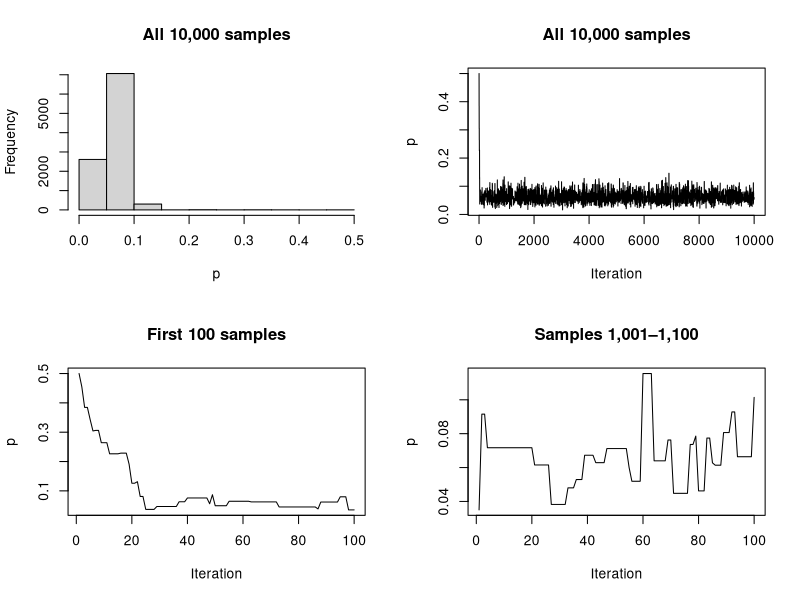
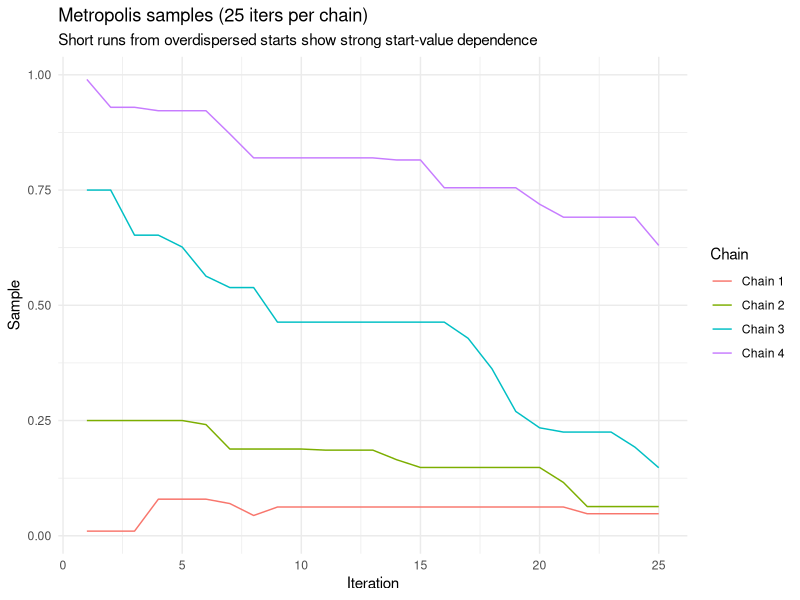
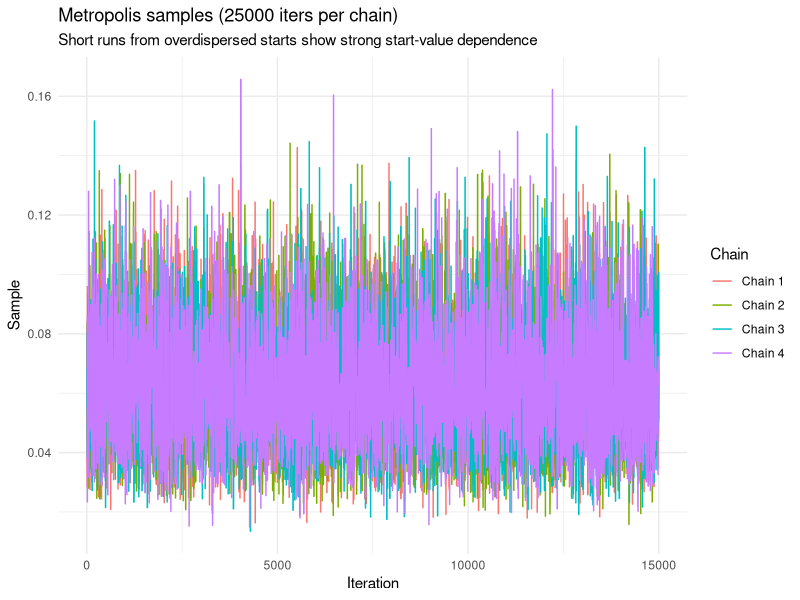

Reproduce these figures in R, in order. (Note: this script raises an error after producing the figures.)
# ---- setup ----

# nice printing
options(digits = 3)

# load packages
library(tidyverse)
library(posterior)
library(foreach)
library(doParallel)
library(scales)
library(prettyunits)

# ---- metropolis ----

# create function
metrop <- function(logf, theta_start, S = 10000, tau = 0.1, progress_bar = FALSE, ...) {
  # record start time
  start_time <- Sys.time()
  
  # initialize matrix of samples with starting values
  k <- length(theta_start)
  samples <- matrix(NA_real_, nrow = S, ncol = k)
  samples[1, ] <- theta_start
  n_accepted <- 0
  
  # optionally initialize progress bar
  if (progress_bar) {
    pb <- txtProgressBar(min = 0, max = S, style = 3)
  }
  
  # proceed with algorithm
  for (s in 2:S) {
    # extract current location
    current <- samples[s - 1, ]
    
    # generate symmetric random-walk proposal
    proposed_move <- runif(k, -tau, tau)
    proposal <- current + proposed_move 
    
    # acceptance step
    delta  <- logf(proposal, ...) - logf(current, ...)
    if (delta > 0) {
      accept <- TRUE
    } else {
      accept <- (log(runif(1)) <= delta)
    }
    
    # update samples
    if (accept) {
      samples[s, ] <- proposal
      n_accepted <- n_accepted + 1
    } else {
      samples[s, ] <- current
    }
    
    # update progress bar occasionally
    if (progress_bar && (s %% (S / 100) == 0 || s == S)) {
      setTxtProgressBar(pb, s)
    }
  }
  
  # close progress bar if used
  if (progress_bar) close(pb)
  
  # print summary report
  message(
    paste0(
      "💪 Successfully generated ", scales::comma(S), " dependent samples! 🎉\n\n",
      "✅ Accepted moves: ", scales::comma(n_accepted), "\n",
      "﹪ Acceptance rate: ", scales::percent(n_accepted / (S - 1), accuracy = 1),
      " (tune tau so that acceptance rate is about 20%-50%).\n",
      "⏰ Total time: ", prettyunits::pretty_dt(Sys.time() - start_time),  "\n",
      "🧠 Reminder: if a proposal is not accepted, the previous sample is reused. This makes the samples depending on starting values and each other. Discard initial samples, use R-hat to assess convergence, and use ESS to assess effective sample size."
    )
  )
  
  list(
    prop_accepted = n_accepted / (S - 1),
    samples = samples
  )
}

# ---- beta(11, 165) posterior -----

# log-posterior distribution
logf <- function(p) {
  ifelse(p <= 0 | p >= 1, -Inf, dbeta(p, 11, 165, log = TRUE))
}

# run metrop
m <- metrop(
  logf, 
  theta_start = 0.5, 
  S = 10000, 
  tau = 0.1, 
  progress_bar = TRUE)

# closed-form vs simulation mean
beta_mean_cf <- 11 / (11 + 165)
beta_mean_sim_all <- mean(m$samples)

# ---- plotting the samples ----

par(mfrow = c(2, 2))
hist(m$samples, main = "All 10,000 samples", xlab = "p")
plot(m$samples, type = "l", main = "All 10,000 samples", ylab = "p", xlab = "Iteration")
plot(m$samples[1:100], type = "l", main = "First 100 samples", ylab = "p", xlab = "Iteration")
plot(m$samples[1001:1100], type = "l", main = "Samples 1,001–1,100", ylab = "p", xlab = "Iteration")

# ---- burn-in ----

# discard early samples that depend on starting value
mean(m$samples[5001:10000, 1])

# ---- rhat; short run ----

# 25 iterations
m1 <- metrop(logf, theta_start = 0.01, S = 25)
m2 <- metrop(logf, theta_start = 0.25, S = 25)
m3 <- metrop(logf, theta_start = 0.75, S = 25)
m4 <- metrop(logf, theta_start = 0.99, S = 25)

# combine samples
matrix_of_chains <- cbind(
  m1$samples[, 1],
  m2$samples[, 1],
  m3$samples[, 1],
  m4$samples[, 1]
)

# compute R-hat
posterior::rhat(matrix_of_chains)

# plot chains
colnames(matrix_of_chains) <- paste("Chain", 1:ncol(matrix_of_chains))
gg_df <- matrix_of_chains |>
  as_tibble() |>
  mutate(Iteration = 1:n()) |>
  pivot_longer(cols = `Chain 1`:`Chain 4`, names_to = "Chain", values_to = "Sample") |>
  separate(Chain, into = c("tmp", "Chain Number"), remove = FALSE) |>
  mutate(`Chain Number` = as.numeric(`Chain Number`),
         Chain = reorder(Chain, `Chain Number`, ordered = TRUE))
ggplot(gg_df, aes(x = Iteration, y = Sample, group = Chain, color = Chain)) +
  geom_line() +
  labs(title = "Metropolis samples (25 iters per chain)",
       subtitle = "Short runs from overdispersed starts show strong start-value dependence") +
  theme_minimal()


# ---- rhat; long run ----

# 25k iterations
m1 <- metrop(logf, theta_start = 0.01, S = 25000)
m2 <- metrop(logf, theta_start = 0.25, S = 25000)
m3 <- metrop(logf, theta_start = 0.75, S = 25000)
m4 <- metrop(logf, theta_start = 0.99, S = 25000)

# combine samples
matrix_of_chains <- cbind(
  m1$samples[10001:25000, 1],
  m2$samples[10001:25000, 1],
  m3$samples[10001:25000, 1],
  m4$samples[10001:25000, 1]
)

# compute R-hat
posterior::rhat(matrix_of_chains)

# plot chains
colnames(matrix_of_chains) <- paste("Chain", 1:ncol(matrix_of_chains))
gg_df <- matrix_of_chains |>
  as_tibble() |>
  mutate(Iteration = 1:n()) |>
  pivot_longer(cols = `Chain 1`:`Chain 4`, names_to = "Chain", values_to = "Sample") |>
  separate(Chain, into = c("tmp", "Chain Number"), remove = FALSE) |>
  mutate(`Chain Number` = as.numeric(`Chain Number`),
         Chain = reorder(Chain, `Chain Number`, ordered = TRUE))
ggplot(gg_df, aes(x = Iteration, y = Sample, group = Chain, color = Chain)) +
  geom_line() +
  labs(title = "Metropolis samples (25000 iters per chain)",
       subtitle = "Short runs from overdispersed starts show strong start-value dependence") +
  theme_minimal()

# ---- parallel computation ----

# number of cores
parallel::detectCores(logical = FALSE)

# set up 10 cores
cl <- makeCluster(10)
registerDoParallel(cl)

# run 10 chains in parallel
starting_values <- seq(0.05, 0.95, length.out = 10)
matrix_of_chains <- foreach(s = starting_values, .combine = cbind) %dopar% {
  m <- metrop(logf, theta_start = s, S = 250)
  m$samples
}
stopCluster(cl)

# plot chains
colnames(matrix_of_chains) <- paste("Chain", 1:ncol(matrix_of_chains))
gg_df <- matrix_of_chains |>
  as_tibble() |>
  mutate(Iteration = 1:n()) |>
  pivot_longer(cols = `Chain 1`:`Chain 10`, names_to = "Chain", values_to = "Sample") |>
  separate(Chain, into = c("tmp", "Chain Number"), remove = FALSE) |>
  mutate(`Chain Number` = as.numeric(`Chain Number`),
         Chain = reorder(Chain, `Chain Number`, ordered = TRUE))
ggplot(gg_df, aes(x = Iteration, y = Sample, group = Chain, color = Chain)) +
  geom_line() +
  labs(title = "Metropolis samples (250 iters per chain)",
       subtitle = "Short runs from overdispersed starts show strong start-value dependence") +
  theme_minimal()

# ---- ess ----

dim(matrix_of_chains)  # rows = iterations, cols = chains
posterior::ess_bulk(matrix_of_chains)
posterior::ess_tail(matrix_of_chains)

# ---- developing our tuning intuition ----
m1 <- metrop(logf, theta_start = 0.99, S = 1000, tau = 0.1)
m2 <- metrop(logf, theta_start = 0.99, S = 1000, tau = 0.01)
m3 <- metrop(logf, theta_start = 0.99, S = 1000, tau = 0.001)
m4 <- metrop(logf, theta_start = 0.99, S = 1000, tau = 3)

par(mfrow = c(2, 2))
plot(m1$samples, type = "l", main = "tau = 0.1 (nice)", ylim = c(0, 1), ylab = "p", xlab = "iter")
plot(m2$samples, type = "l", main = "tau = 0.01 (accept too often)", ylim = c(0, 1), ylab = "p", xlab = "iter")
plot(m3$samples, type = "l", main = "tau = 0.001 (way too small)", ylim = c(0, 1), ylab = "p", xlab = "iter")
plot(m4$samples, type = "l", main = "tau = 3 (accept too rarely)", ylim = c(0, 1), ylab = "p", xlab = "iter")


# ------------------------------------------------------------------------------
# MCMC
# ------------------------------------------------------------------------------
# MCMC offers a powerful and general way to sample from an
# unnormalized (log-)posterior. The Metropolis algorithm is one such
# method. Hamiltonian Monte Carlo (HMC), implemented in Stan, is even
# better.
#
# ------------------------------------------------------------------------------
# R-hat and burn-in
# ------------------------------------------------------------------------------
# The first MCMC samples are highly dependent on the starting values.
# Because of this, you need to:
#   * Discard the samples from a burn-in period.
#   * Run multiple chains and check that R-hat is less than 1.01.
#
# ------------------------------------------------------------------------------
# ESS and large samples
# ------------------------------------------------------------------------------
# MCMC samples are dependent on previous samples. Because of this,
# you need to:
#   * Generate more samples than you would need if they were
#     independent.
#   * Use ESS (Effective Sample Size) to understand your effective
#     number of independent draws.
# ------------------------------------------------------------------------------
